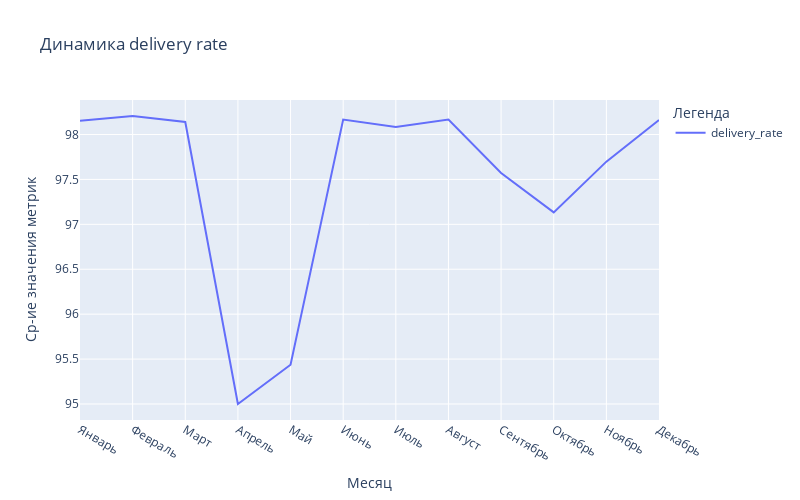

Notebook code for this chart:
### Code cell
fig = px.line(dynamics_dr.sort_values('Месяц'),
              x="Месяц",
              y=dynamics_dr.columns,
              title="Динамика delivery rate")

fig.update_layout(width=800, height=500,
                  hoverlabel=dict(font_color="white"),
                 legend_title='Легенда')

fig.update_xaxes(title='Месяц')
fig.update_yaxes(title='Ср-ие значения метрик')

fig.show()

### Figure 1 — Plotly figure (JSON) as saved in the notebook; plotly's stock layout.template omitted (floating-point values rounded to 4 significant figures)
{"data": [{"hovertemplate": "variable=delivery_rate<br>Месяц=%{x}<br>value=%{y}<extra></extra>", "legendgroup": "delivery_rate", "line": {"color": "#636efa", "dash": "solid"}, "marker": {"symbol": "circle"}, "mode": "lines", "name": "delivery_rate", "orientation": "v", "showlegend": true, "type": "scatter", "x": ["Январь", "Февраль", "Март", "Апрель", "Май", "Июнь", "Июль", "Август", "Сентябрь", "Октябрь", "Ноябрь", "Декабрь"], "xaxis": "x", "y": [98.15, 98.21, 98.14, 95.0, 95.44, 98.17, 98.08, 98.17, 97.57, 97.13, 97.7, 98.16], "yaxis": "y"}], "layout": {"height": 500, "hoverlabel": {"font": {"color": "white"}}, "legend": {"title": {"text": "Легенда"}, "tracegroupgap": 0}, "title": {"text": "Динамика delivery rate"}, "width": 800, "xaxis": {"anchor": "y", "autorange": true, "domain": [0, 1], "range": [0, 11], "title": {"text": "Месяц"}, "type": "category"}, "yaxis": {"anchor": "x", "autorange": true, "domain": [0, 1], "range": [94.82, 98.38], "title": {"text": "Ср-ие значения метрик"}, "type": "linear"}}}
